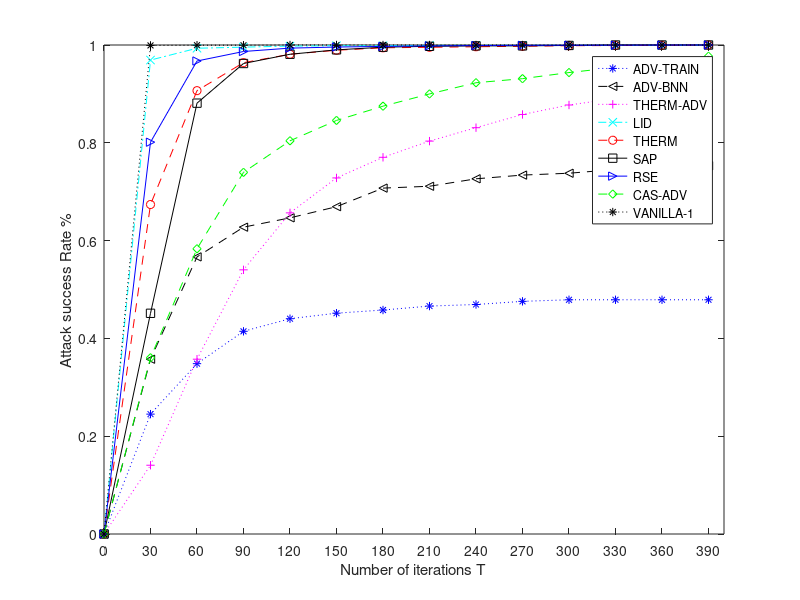

MATLAB code for this plot:
% x=linspace(0,2*pi,100);
% plot(x,sin(x),x,2*sin(x),x,3*sin(x));
uniform = [24.54,29.28,32.77,53.72];
seqdpp = [24.87,29.76,33.52,48.43];
reseqdpp = [26.98,32.09,35.94,48.93];
redseqdpp = [27.75,33.45,36.72,49.41];
seqdpp_5 = [24.67,29.36,33.22,48.23];
seqdpp_12 = [24.03,29.46,32.97,48.08];
dpplstm = [18.54,22.92,26.15,47.02];


saprunstep = [0, 0.45135135135135135, 0.8810810810810811, 0.9621621621621622, 0.981081081081081, 0.9900900900900901, 0.9954954954954955, 0.9972972972972973, 0.9981981981981982, 0.9981981981981982, 0.9990990990990991, 1.0, 1.0, 1.0];
robuststep = [0, 0.8012729068363876, 0.967299462306595, 0.986722264896302, 0.9936354658180621, 0.995830132777351, 0.9971469329529244, 0.9982442664325688, 0.9989026665203555, 0.9993415999122133, 0.9995610666081423, 0.9996707999561066, 0.9998902666520355, 1.0];
thermstep = [0, 0.15452653485952134, 0.3928199791883455, 0.5936524453694069, 0.7216441207075962, 0.8002081165452654, 0.8465140478668054, 0.8829344432882414, 0.913111342351717, 0.9427679500520292, 0.9640998959417274, 0.9786680541103018, 0.9932362122788762, 0.9984391259105099];
encoding = [0, 0.6738197424892703, 0.9066523605150214, 0.9638769670958512, 0.9810443490701002, 0.9892703862660944, 0.994277539341917, 0.9953505007153076, 0.9964234620886981, 0.9974964234620887, 0.9985693848354793, 0.9989270386266095, 0.9992846924177397, 1.0];
%cascade = [0, 0.9386075066275987, 0.9732105483465885, 0.9829775359285614, 0.9884191432956607, 0.991628296358309, 0.9934421654806753, 0.9953955629970699, 0.9960932049672109, 0.9970699037254082, 0.9981861308776336, 0.9983256592716618, 0.9994418864238873, 0.9998604716059718];
lid = [0, 0.9691856199559794, 0.9933969185619956, 0.9955979457079971, 0.9977989728539985, 0.9985326485693323, 0.9985326485693323, 0.9992663242846662, 0.9992663242846662, 0.9992663242846662, 0.9992663242846662, 0.9992663242846662, 0.9992663242846662, 1.0];
cascade = [0, 0.36886993603411516, 0.5970149253731343, 0.7569296375266524, 0.8230277185501066, 0.8656716417910447, 0.8955223880597015, 0.9211087420042644, 0.9445628997867804, 0.9530916844349681, 0.9658848614072495, 0.976545842217484, 0.9850746268656716, 1.0];
std = [0, 0.9991666666666666, 0.9995833333333334, 0.9995833333333334, 1.0, 1.0, 1.0, 1.0, 1.0, 1.0, 1.0, 1.0, 1.0, 1.0];
adv_bnn = [0, 0.47474747474747475, 0.7525252525252525, 0.8333333333333334, 0.8585858585858586, 0.8888888888888888, 0.9393939393939394, 0.9444444444444444, 0.9646464646464646, 0.9747474747474747, 0.9797979797979798, 0.98989898989899, 0.98989898989899, 1.0];
adv_train = [0, 0.5117845117845118, 0.7272727272727273, 0.8653198653198653, 0.9191919191919192, 0.9427609427609428, 0.9562289562289562, 0.9730639730639731, 0.9797979797979798, 0.9932659932659933, 1.0, 1.0, 1.0, 1.0];

x = [0:30:400];
% strain_image = plot(x,redseqdpp,'ks-',x,reseqdpp,'b>-',x,seqdpp_5,'m+:',x,seqdpp,'ro--',x,seqdpp_12,'gd--',x,uniform,'cx-.',x,dpplstm,'k*:');
strain_image = plot(x,adv_train*0.479,'b*:',x,adv_bnn*0.753,'k<--',x,thermstep*0.91,'m+:',x,lid,'cx-.',x,encoding,'ro--',x,saprunstep,'ks-',x,robuststep,'b>-',x,cascade*0.977,'gd--',x,std,'k*:');

ylabel('Attack success Rate %');
xlabel('Number of iterations T');
legend('ADV-TRAIN','ADV-BNN','THERM-ADV','LID','THERM','SAP','RSE','CAS-ADV','VANILLA-1');

set(gca,'XTick',[0:30:400]);
% set(gca, 'XTicklabel',{'K=8','K=12','K=16','K=\infty'}); 
% axis tight;
%set (gcf,'Position',[0,0,500,500]);
saveas(gca,'matcurvenospace.bmp','bmp');